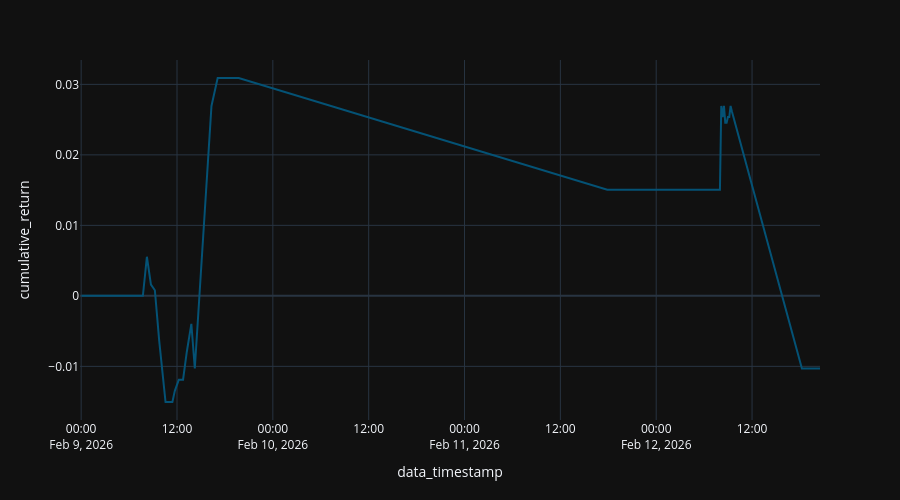

This figure's notebook cell:
### Code cell
x = df[df['ticker'] == asset_name][['data_timestamp', 'cumulative_return', 'ticker']].sort_values(by="data_timestamp")

fig = px.line (
  x,
  "data_timestamp",
  "cumulative_return",
#   color_discrete_sequence="Tealgrn_r",
)

fig.update_layout (
  height=500,
)

### Figure 1 — Plotly figure (JSON) as saved in the notebook; plotly's stock layout.template omitted (floating-point values rounded to 4 significant figures; data arrays with more than 128 entries replaced by an {"elided": "..."} marker saying what was removed)
{"data": [{"hovertemplate": "data_timestamp=%{x}<br>cumulative_return=%{y}<extra></extra>", "legendgroup": "", "line": {"color": "rgb(4, 82, 117)", "dash": "solid"}, "marker": {"symbol": "circle"}, "mode": "lines", "name": "", "orientation": "v", "showlegend": false, "type": "scatter", "x": {"elided": "160 str values"}, "xaxis": "x", "y": {"elided": "160 float values"}, "yaxis": "y"}], "layout": {"height": 500, "legend": {"tracegroupgap": 0}, "margin": {"t": 60}, "xaxis": {"anchor": "y", "domain": [0, 1], "title": {"text": "data_timestamp"}}, "yaxis": {"anchor": "x", "domain": [0, 1], "title": {"text": "cumulative_return"}}}}
